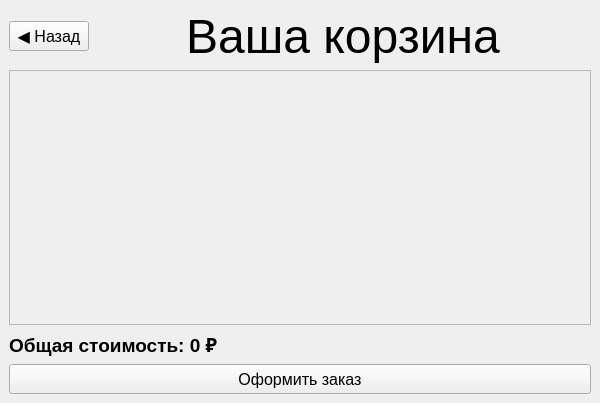
<?xml version="1.0" encoding="UTF-8"?>
<ui version="4.0">
 <class>CothesStoreCart</class>
 <widget class="QMainWindow" name="CothesStoreCart">
  <property name="geometry">
   <rect>
    <x>0</x>
    <y>0</y>
    <width>600</width>
    <height>403</height>
   </rect>
  </property>
  <property name="windowTitle">
   <string>Корзина книжного магазина</string>
  </property>
  <widget class="QWidget" name="centralwidget">
   <layout class="QVBoxLayout" name="verticalLayout">
    <item>
     <layout class="QHBoxLayout" name="topLayout">
      <item>
       <widget class="QPushButton" name="backBtn">
        <property name="minimumSize">
         <size>
          <width>40</width>
          <height>30</height>
         </size>
        </property>
        <property name="font">
         <font>
          <pointsize>12</pointsize>
         </font>
        </property>
        <property name="text">
         <string>◀ Назад</string>
        </property>
       </widget>
      </item>
      <item>
       <spacer name="horizontalSpacer">
        <property name="orientation">
         <enum>Qt::Horizontal</enum>
        </property>
        <property name="sizeHint" stdset="0">
         <size>
          <width>40</width>
          <height>20</height>
         </size>
        </property>
       </spacer>
      </item>
      <item alignment="Qt::AlignHCenter">
       <widget class="QLabel" name="titleLabel">
        <property name="font">
         <font>
          <family>MS Shell Dlg 2</family>
          <pointsize>36</pointsize>
          <weight>50</weight>
          <italic>false</italic>
          <bold>false</bold>
         </font>
        </property>
        <property name="styleSheet">
         <string notr="true">font: 36pt &quot;MS Shell Dlg 2&quot;;</string>
        </property>
        <property name="text">
         <string>Ваша корзина</string>
        </property>
        <property name="alignment">
         <set>Qt::AlignCenter</set>
        </property>
       </widget>
      </item>
      <item>
       <spacer>
        <property name="orientation">
         <enum>Qt::Horizontal</enum>
        </property>
        <property name="sizeType">
         <enum>QSizePolicy::Expanding</enum>
        </property>
        <property name="sizeHint" stdset="0">
         <size>
          <width>40</width>
          <height>20</height>
         </size>
        </property>
       </spacer>
      </item>
     </layout>
    </item>
    <item>
     <widget class="QScrollArea" name="clothesScrollArea">
      <property name="font">
       <font>
        <pointsize>12</pointsize>
       </font>
      </property>
      <property name="widgetResizable">
       <bool>true</bool>
      </property>
      <widget class="QWidget" name="scrollAreaWidgetContents">
       <property name="geometry">
        <rect>
         <x>0</x>
         <y>0</y>
         <width>580</width>
         <height>252</height>
        </rect>
       </property>
       <layout class="QVBoxLayout" name="itemsLayout">
        <item>
         <layout class="QVBoxLayout" name="clothesList"/>
        </item>
       </layout>
      </widget>
     </widget>
    </item>
    <item>
     <widget class="QLabel" name="totalPrice">
      <property name="font">
       <font>
        <pointsize>14</pointsize>
        <weight>75</weight>
        <bold>true</bold>
       </font>
      </property>
      <property name="text">
       <string>Общая стоимость: 0 ₽</string>
      </property>
     </widget>
    </item>
    <item>
     <widget class="QPushButton" name="orderBtn">
      <property name="minimumSize">
       <size>
        <width>0</width>
        <height>30</height>
       </size>
      </property>
      <property name="font">
       <font>
        <pointsize>12</pointsize>
       </font>
      </property>
      <property name="text">
       <string>Оформить заказ</string>
      </property>
     </widget>
    </item>
   </layout>
  </widget>
 </widget>
 <resources/>
 <connections/>
</ui>
